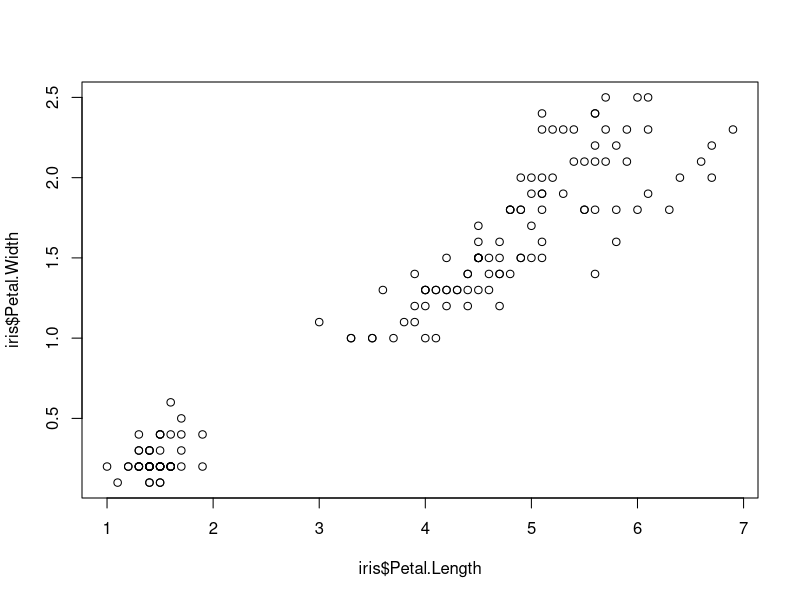
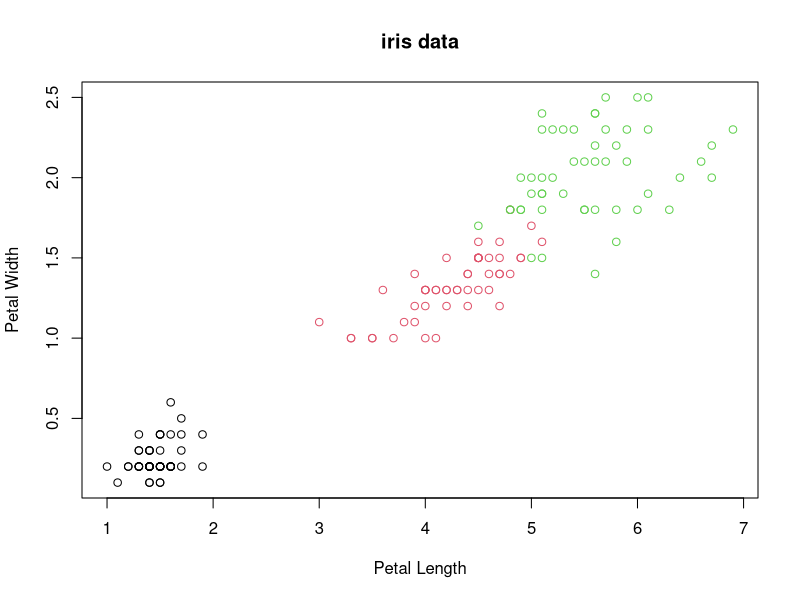
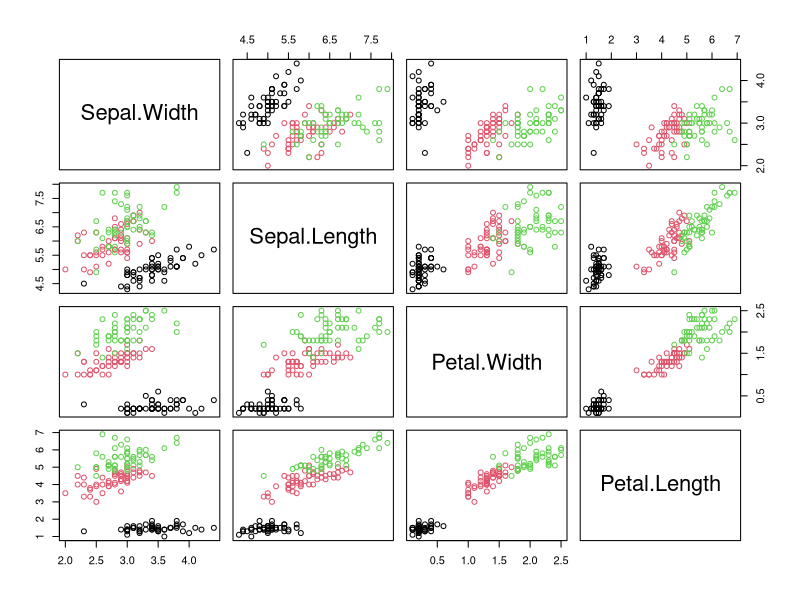
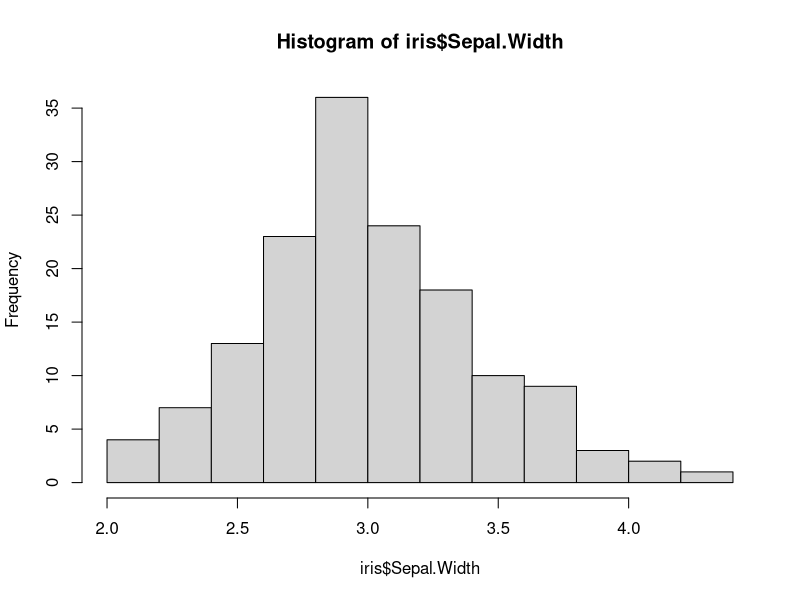
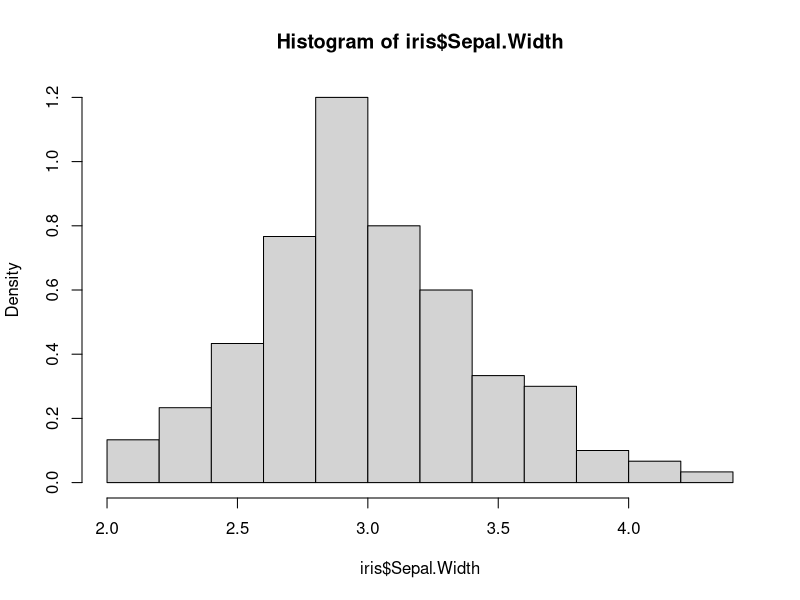
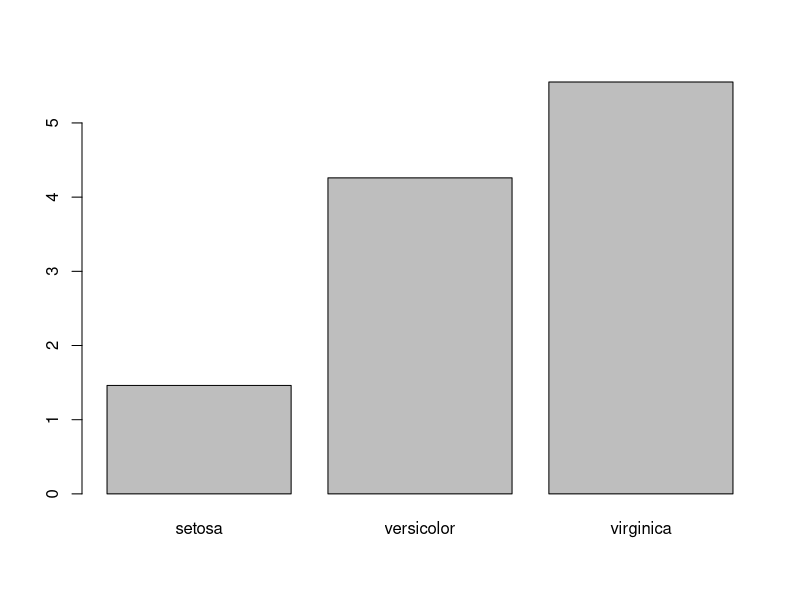

Reproduce these figures in R, in order.
x <- c(1, 2, 3, 4, 5)/4
x

round(x, 0)     # 소수점 첫째 자리에서 반올림

floor(x)        # 소수점 이하를 내림

ceiling(x)      # 소수점 이하를 올림

trunc(x)        # 소수점 아래 값 버림

abs(-10)        # 절댓값

log(10, base = 2)   # 밑이 2인 로그

sqrt(10)        # 제곱근

exp(10)         # 지수로 변환

x <- c(1, 2, 3, 4, 5)   
sum(x)          # 합계

mean(x)         # 평균

median(x)       # 중앙값

max(x)          # 최댓값

min(x)          # 최솟값

range(x)        # 범위

sd(x)           # 표준편차

var(x)          # 분산



# 데이터 그리기

# x, y 축 기준으로 산점도 그리기
plot(iris$Petal.Length, iris$Petal.Width)

# x, y축에 이름 붙이고 품종별로 색상 입히기
plot(iris$Petal.Length, iris$Petal.Width, main="iris data", xlab="Petal Length", ylab="Petal Width", col=iris$Species)

# 행렬 산점도 그리기(그래프를 여러 개로 조합하여 나타내는 행렬 형태 그래프)
pairs(~ Sepal.Width + Sepal.Length + Petal.Width + Petal.Length, data=iris, col=iris$Species)

# 값의 범위마다 빈도를 표현 > 데이터가 모여 있는 정도(분포)를 확인하기 좋음
hist(iris$Sepal.Width)

hist(iris$Sepal.Width, freq=FALSE)      # 확률 밀도 확인. 각 구간의 총합은 1

# 품종별 꽃잎 길이의 평균
x <- aggregate(Petal.Length ~ Species, iris, mean)
barplot(x$Petal.Length, names=x$Species)        # 막대 그래프 이름으로 품종 지정